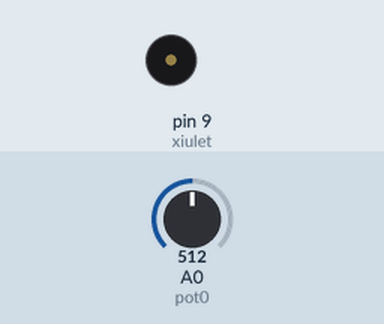
Recording of a sketch running on a simulated Arduino Uno, built with avr-gcc and run on an emulated ATmega328P. On the bench: buzzer (waves = sounding). The test bench sets the inputs (shaded band); at power-on: A0 (pot0) = 512.

Above: at 1.8 s.
1.9 s: A0 (pot0) set to 306
At 2.2 s:
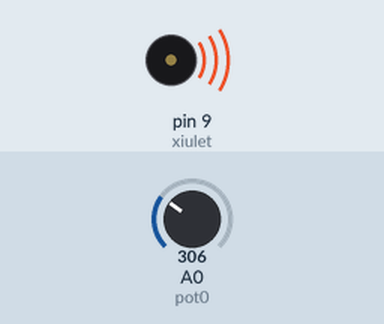
5.4 s: A0 (pot0) set to 122
At 5.56 s:
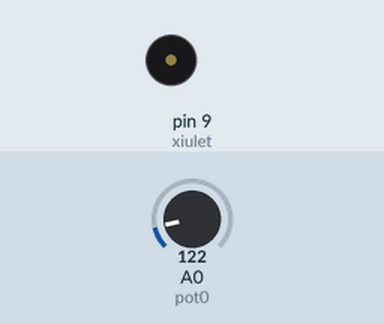
Timing chart, 0 to 14.9 s (numbered marks = the images above; inputs shaded):
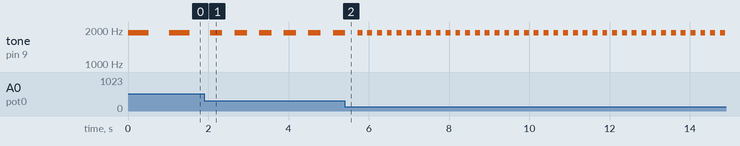

The sketch:

Ex1.ino
```cpp
/**********************************************************************************
**                                                                               **
**                                  Sirena                                       **
**                                                                               **
**                                                                               **
**********************************************************************************/
//********** Includes *************************************************************
//********** Variables ************************************************************
const byte xiulet = 9;        // donar nom al pin 9 de l’Arduino
const byte pot0 = A0;         // donar nom al pin A0 de l’Arduino
int valPot0;                 // guardar valor del potenciometre

//********** Setup ****************************************************************
void setup()
{
  pinMode(pot0, INPUT);
  pinMode(xiulet, OUTPUT);   //
}

//********** Loop *****************************************************************
void loop()
{
  valPot0 = analogRead(pot0);    //

  tone(xiulet, 1900, valPot0);    //
  delay(2*valPot0);              //
}

//********** Funcions *************************************************************
```

Measured:
- after the input at 1.9 s, tone on pin 9 (xiulet): alternates 1900 Hz for 0.31 s and silent for 0.31 s, starting after 0.45 s
- by itself, tone on pin 9 (xiulet): alternates 1900 Hz for 0.51 s and silent for 0.51 s
